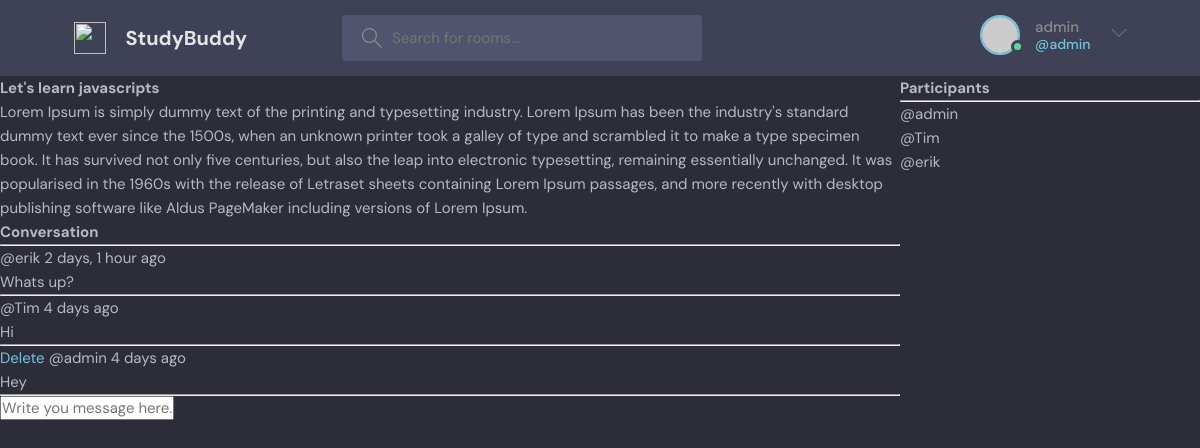
Screenshot of /room/1/ (signed in) with the database file from the repository.
### base/models.py (models this page shows, shortened)
class Room(models.Model):
    host = models.ForeignKey(User, on_delete=models.SET_NULL, null=True)
    topic = models.ForeignKey(Topic, on_delete=models.SET_NULL, null=True)
    name = models.CharField(max_length = 200)
    description = models.TextField(null = True, blank = True)
    participants = models.ManyToManyField(User, related_name='participants', blank=True)
    updated = models.DateTimeField(auto_now = True)
    created = models.DateTimeField(auto_now_add = True)
    class Meta:
        ordering = ['-updated', '-created']

class Message(models.Model):
    user = models.ForeignKey(User, on_delete=models.CASCADE)
    room = models.ForeignKey(Room, on_delete=models.CASCADE)
    body = models.TextField()
    updated = models.DateTimeField(auto_now = True)
    created = models.DateTimeField(auto_now_add = True)
    class Meta:
        ordering = ['-updated', '-created']

### base/views.py (the view, shortened to what this page needs)
# urls.py: path('room/<str:pk>/', views.room, name = "room"),
def room(request, pk):
    room = Room.objects.get(id=pk)
    room_messages = room.message_set.all().order_by('-created')
    participants = room.participants.all()
    context = {'room' : room,'room_messages' : room_messages,
               'participants' : participants}
    return render(request, 'base/room.html', context)

### base/templates/base/room.html (shortened to what this page needs)
{% extends 'main.html' %}
{% block content %}
<div class="room-container">
  <div>
    <h2>{{room.name}}</h2>
    <p>{{room.description}}</p>
    <div class="comment-wrapper">
      <h3>Conversation</h3>
      <hr />
      {% for message in room_messages %}
      <div>
        {% if request.user == message.user %}
        <a href="{% url 'delete-message' message.id %}">Delete</a>
        {% endif %}
        <small>@{{message.user}} {{message.created|timesince}} ago</small>
        <p>{{message.body}}</p>
        <hr />
      </div>
      {% endfor %}
    </div>
    {% if request.user.is_authenticated %}
    <div class="comment-form">
      <form action="" method="POST">
        <input
          type="text"
          name="body"
          placeholder="Write you message here... "
        />
      </form>
    </div>
    {% endif %}
  </div>
  <div>
    <h3>Participants</h3>
    <hr />
    {% for user in participants %}
    <div>
      <p>@{{user.username}}</p>
    </div>
    {% endfor %}
  </div>
</div>
{% endblock content %}

### templates/navbar.html (shortened to what this page needs)
<header class="header header--loggedIn">
  <div class="container">
    <a href="{% url 'home' %}" class="header__logo">
      <img src="assets/logo.svg" />
      <h1>StudyBuddy</h1>
    </a>
    <form class="header__search" method="GET" action="{% url 'home' %}">
      <label>
        <input name="q" placeholder="Search for rooms..." />
      </label>
    </form>
    <nav class="header__menu">
      {% if request.user.is_authenticated %}
      <div class="header__user">
        <a href="profile.html">
          <div class="avatar avatar--medium active">
            <img src="https://randomuser.me/api/portraits/men/37.jpg" />
          </div>
          <p>
            {{request.user.username}} <span>@{{request.user.username}}</span>
          </p>
        </a>
        <button class="dropdown-button">
          <svg
            version="1.1"
            xmlns="http://www.w3.org/2000/svg"
            width="32"
            height="32"
            viewBox="0 0 32 32"
          >
            <title>chevron-down</title>
            <path d="M16 21l-13-13h-3l16 16 16-16h-3l-13 13z"></path>
          </svg>
        </button>
      </div>
      {% else %}
      <a href="{% url 'login' %}">
        <img src="./assets/avatar.svg" />
        <p>Login</p>
      </a>
      {% endif %}
    </nav>
  </div>
</header>

### static/styles/style.css (style rules this page uses)
:root { --color-main: #71c6dd; --color-main-light: #e1f6fb; --color-dark: #3f4156; --color-dark-medium: #51546e; --color-dark-light: #696d97; --color-light: #e5e5e5; --color-gray: #8b8b8b; --color-light-gray: #b2bdbd; --color-bg: #2d2d39; --color-success: #5dd693; --color-error: #fc4b0b; }
* { font-family: "DM Sans", -apple-system, BlinkMacSystemFont, "Segoe UI", Roboto, Oxygen, Ubuntu, Cantarell, "Open Sans", "Helvetica Neue", sans-serif; margin: 0; padding: 0; box-sizing: border-box; text-rendering: optimizeLegibility; font-size: inherit; }
html { font-size: 56.25%; }
@media only screen and (min-width: 1200px) { html { font-size: 62.5%; } }
body { line-height: 1.6; font-weight: 400; font-size: 1.5rem; color: var(--color-light-gray); background-color: var(--color-bg); min-height: 100vh; }
img { width: 100%; }
a { display: inline-block; color: var(--color-main); text-decoration: none; }
.container { max-width: 120rem; width: 90%; margin: auto; }
.avatar { position: relative; display: inline-block; border-radius: 50%; border: 2px solid var(--color-main); }
.avatar img { display: block; border-radius: 50%; object-fit: cover; object-position: center; }
.avatar::after { content: ""; display: block; position: absolute; background-color: var(--color-gray); z-index: 111; border-radius: 50%; border: 0.3rem solid var(--color-dark); }
.avatar.active::after { background-color: var(--color-success); }
.avatar.avatar--medium img { width: 3.6rem; height: 3.6rem; border-radius: 50%; }
.avatar.avatar--medium:after { width: 0.7rem; height: 0.7rem; bottom: 0px; right: -6px; }
.header { padding: 1.5rem; background-color: var(--color-dark); }
.header > .container { display: flex; gap: 9.5rem; }
.header__logo, .header__user { display: flex; gap: 2rem; align-items: center; }
.header__logo > img { height: 3.2rem; width: 3.2rem; }
.header__logo > h1 { font-weight: 700; font-size: 2rem; color: var(--color-light); }
.header__search > label { background-color: var(--color-dark-medium); padding: 1.3rem 1rem; display: flex; align-items: center; gap: 1rem; border-radius: 4px; }
.header__search svg { fill: var(--color-gray); width: 2rem; height: 2rem; margin-left: 1rem; }
.header__search input { width: 30rem; background: transparent; border: none; outline: none; color: var(--color-light); }
.header__menu { margin-left: auto; position: relative; }
.header__menu a { display: flex; gap: 1.5rem; align-items: center; font-weight: 500; text-decoration: none; color: var(--color-gray); }
.header__menu img { height: 3.6rem; }
.header__menu p { line-height: 1.2; }
.header__menu span { color: var(--color-main); font-weight: 500; font-size: 1.4rem; display: block; }
.header__menu svg { width: 1.6rem; height: 1.6rem; fill: var(--color-dark-light); }
.dropdown-button { background: transparent; border: 0; outline: 0; cursor: pointer; }

### base/templates/base/room.html (style rules this page uses)
.room-container { display: grid; grid-template-columns: 3fr 1fr; }

### rows the page displays
Room: name "Let's learn javascripts", description "Lorem Ipsum is simply dummy text of the printing and typesetting industry. Lorem Ipsum has been the industry's standard dummy text ever since the 1500s, when an unknown printer took a galley of type and scrambled it to make a type specimen book. It has survived not only five centuries, but also the leap into electronic typesetting, remaining essentially unchanged. It was popularised in the 1960s with the release of Letraset sheets containing Lorem Ipsum passages, and more recently with desktop publishing software like Aldus PageMaker including versions of Lorem Ipsum."
Message: user "erik", created "2 days, 1 hour", body "Whats up?"
Message: user "Tim", created "4 days", body "Hi"
Message: shows "Delete", user "admin", created "4 days", body "Hey"

### other values shown
{{ request.user.username }} "admin"
{{ user.username }} "admin"
{{ user.username }} "Tim"
{{ user.username }} "erik"
